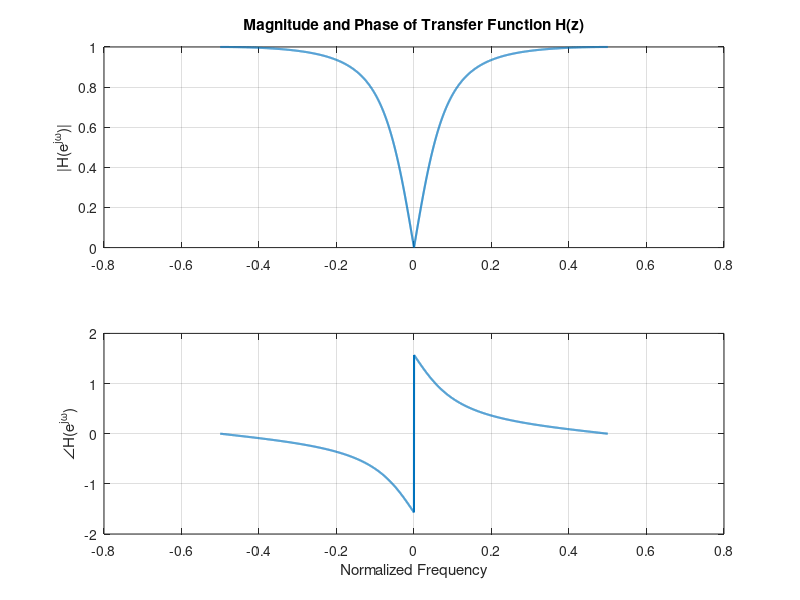

This chart was generated by the following MATLAB code:
clear; close all; 

% we need to evaluate the Z-Transform around the unit circle, and there are
% only 2 pi angles we get to choose from, so we set up our domain as: 
w = linspace(-pi, pi, 2^12); 

% to evaluate along the unit circle in the complex domain, we need our z to
% be set to complex numbers representing the unit circle.  Or rather, we 
% set our inverse, zi, to be the inverse of that: 
zi = exp(-1i*w); 

% these are just the initial parameters: 
f0 = 0.05; 
dt = 1; 
w0 = 2 * pi * f0 * dt; 

% instead of defining a separate function somewhere, we can set up our 
% adjustment factor, b, as an inline, or anonymous, function: 
b = @(w) sqrt( 12 ./ w.^2 * (1 - cos(w)) ./ (1 + cos(w))); 

% this is just the transfer function itself, exactly as written down.  The 
% only  caveat is that the inverse z, zi, we defined above to be points 
% along the unit circle: 
H = (1 - zi) ./ ((1 + b(w0)*w0/2) - (1 - b(w0)*w0/2) * zi); 

% now we just gotta plot everything: 
figure; 
subplot(2, 1, 1); 
plot(w / 2 / pi, abs(H), 'LineWidth', 1.5); 
title('Magnitude and Phase of Transfer Function H(z)'); 
ylabel('|H(e^{j\omega})|'); 
grid on; 

subplot(2, 1, 2); 
plot(w / 2 / pi, angle(H), 'LineWidth', 1.5); 
ylabel('\angleH(e^{j\omega})'); 
xlabel('Normalized Frequency'); 
grid on; 
